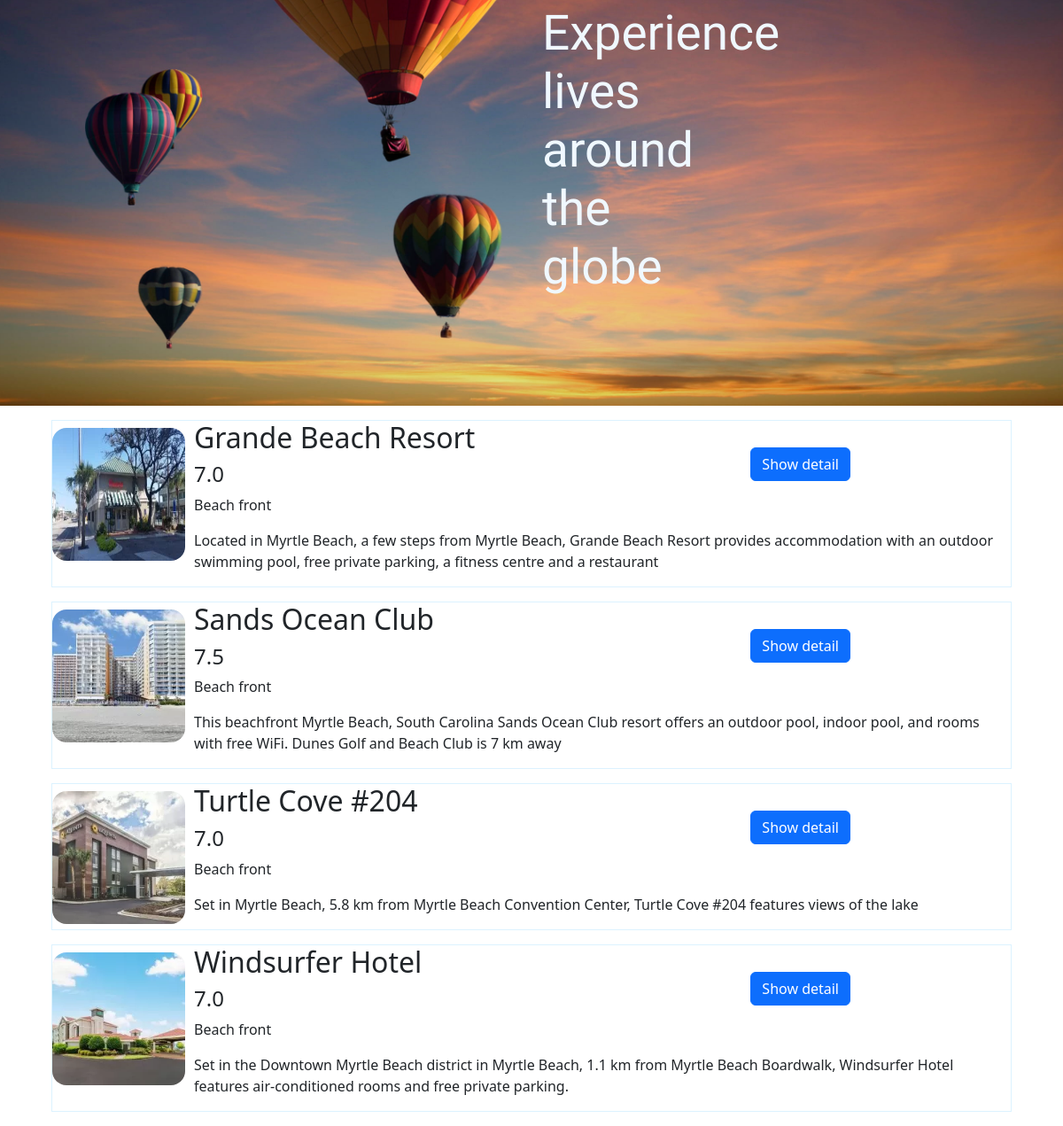
Before: /sigapor/ (lower part) with the older database file.
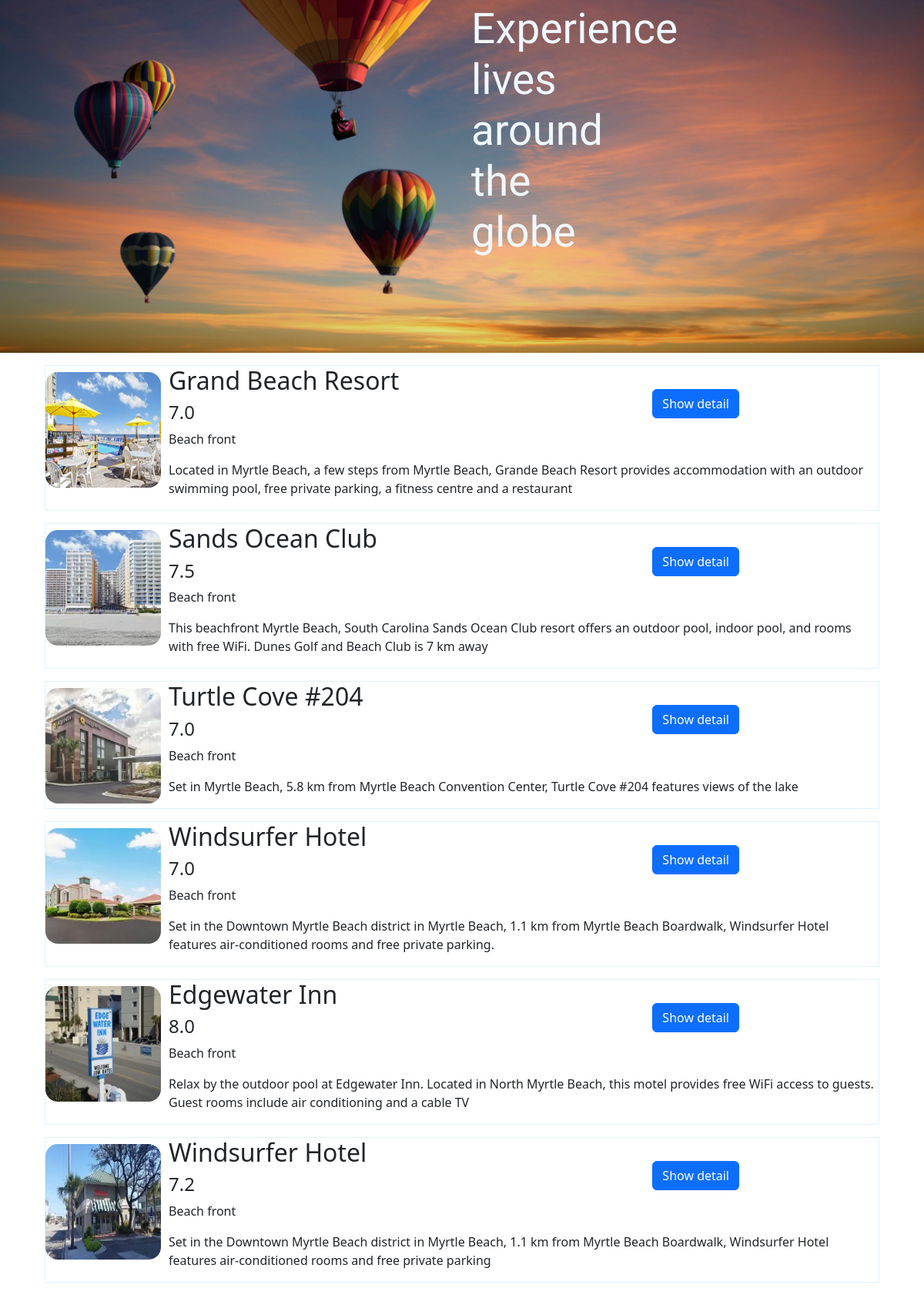
After: the same page with the newer database file.
### motelapp/models.py (models this page shows)
class Hotel(models.Model):
    name=models.CharField(max_length=250)
    rate=models.CharField( max_length=250)
    photo=models.ImageField(upload_to='mvpic')
    desc=models.TextField()

### motelapp/views.py (the view)
# urls.py: path('sigapor/',views.singapor,name='singapor'),
def singapor(req):
    data=Hotel.objects.all
    return render(req,'singapor.html',{'data':data})

### templates/singapor.html
{% extends "base.html" %}
{% load static %}
{% block body%}
<div class="container">
  <div class="row">
    <div class="col-lg col-md col-sm ">
    {% for i in data %}
      <div class="div_S1 d-flex m-3 ">
        <img src="{{i.photo.url}} " class="img_s1 rounded-4 justify-content-center mt-2">
        <div class="p_s1" >
          <h2>{{i.name}}</h2>
          <h4>{{i.rate}}</h4>
          <p>Beach front</p>
          <p>{{i.desc}}</p>
        </div>
        <div class="btn_s1">
          <a href="{% url 'motel:details' i.id %}"><button class="btn btn-primary">Show detail</button></a>
        </div>
      </div>
      {% endfor %}
     </div>
  </div>
</div>
{% endblock %}

Changed rows visible on the page:
changed Hotel: photo: a different picture; name "Grande Beach Resort" → "Grand Beach Resort"
added Hotel: photo (picture), name "Edgewater Inn", rate "8.0", desc "Relax by the outdoor pool at Edgewater Inn. Located in North Myrtle Beach, this motel provides free WiFi access to guests. Guest rooms include air conditioning and a cable TV"
added Hotel: photo (picture), name "Windsurfer Hotel", rate "7.2", desc "Set in the Downtown Myrtle Beach district in Myrtle Beach, 1.1 km from Myrtle Beach Boardwalk, Windsurfer Hotel features air-conditioned rooms and free private parking"
